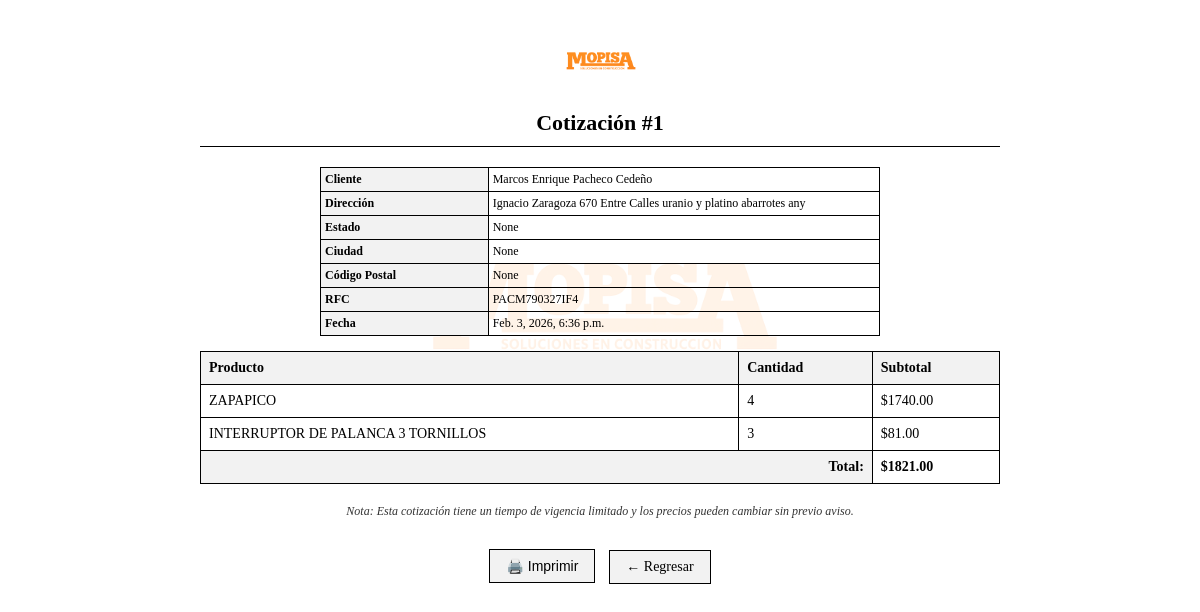
The app's page /cotizacion/1/ with its own data.
### core/models.py (models this page shows, shortened)
class Cotizacion(models.Model):
    cliente = models.ForeignKey(
        Cliente,
        on_delete=models.SET_NULL,
        null=True,
        blank=True,
        related_name="cotizaciones"
    )
    fecha = models.DateTimeField(auto_now_add=True)
    total = models.DecimalField(max_digits=10, decimal_places=2)
    convertida_en_pedido = models.BooleanField(default=False)

class Cliente(models.Model):
    usuario = models.OneToOneField(User, on_delete=models.CASCADE, null=True, blank=True)
    nombre = models.CharField(max_length=200)
    correo = models.EmailField(unique=True)
    telefono = models.CharField(max_length=20, blank=True, null=True)
    direccion = models.TextField(blank=True, null=True)
    estado = models.CharField(max_length=100, blank=True, null=True)
    ciudad = models.CharField(max_length=100, blank=True, null=True)
    codigo_postal = models.CharField(max_length=10, blank=True, null=True)
    rfc = models.CharField(max_length=13, unique=True)
    fecha_registro = models.DateTimeField(auto_now_add=True, null=True, blank=True)

class CotizacionItem(models.Model):
    cotizacion = models.ForeignKey(Cotizacion, related_name="items", on_delete=models.CASCADE)
    producto = models.ForeignKey(Producto, on_delete=models.CASCADE)
    cantidad = models.PositiveIntegerField(default=1)
    subtotal = models.DecimalField(max_digits=12, decimal_places=2)

class Producto(models.Model):
    nombre = models.CharField(max_length=100)
    clave = models.CharField(max_length=50, unique=True)
    descripcion = models.TextField(blank=True, null=True)
    precio = models.DecimalField(max_digits=10, decimal_places=2, null=True, blank=True)
    existencia = models.IntegerField(default=0)
    categoria = models.ForeignKey(Categoria, on_delete=models.CASCADE, related_name="productos")
    marca = models.ForeignKey(Marca, on_delete=models.SET_NULL, null=True, blank=True)
    proveedor = models.ForeignKey(Proveedor, on_delete=models.SET_NULL, null=True, blank=True)
    color = models.CharField(max_length=50, blank=True, null=True)
    departamento = models.CharField(max_length=100, blank=True, null=True)
    imagen = models.ImageField(upload_to="productos/", blank=True, null=True)
    creado = models.DateTimeField(auto_now_add=True)

### core/views.py (the view)
# urls.py: path("cotizacion/<int:cotizacion_id>/", views.detalle_cotizacion, name="detalle_cotizacion"),
def detalle_cotizacion(request, cotizacion_id):
    cotizacion = get_object_or_404(Cotizacion, id=cotizacion_id)
    return render(request, "detalle_cotizacion.html", {"cotizacion": cotizacion})

### core/context_processors.py (called while the page is built)
def carrito_context(request):
    carrito = request.session.get("cotizacion_items", {})
    total_items = sum(carrito.values())
    total_precio = 0
    for producto_id, cantidad in carrito.items():
        try:
            producto = Producto.objects.get(id=producto_id)
            total_precio += producto.precio * cantidad
        except Producto.DoesNotExist:
            continue
    return {
        "carrito_count": total_items,
        "carrito_total": total_precio,
    }

### templates/detalle_cotizacion.html (shortened to what this page needs)
{% load static %}
<!DOCTYPE html>
<html lang="es">
<head>
</head>
<body>
    <div class="cotizacion-print">
        <img src="{% static 'images/logo.png' %}" alt="Marca de agua" class="marca-agua">
        <header class="cotizacion-header">
            <img src="{% static 'images/logo.png' %}" alt="Logo de la empresa" class="logo">
            <h2>Cotización #{{ cotizacion.id }}</h2>
        </header>
        <section class="cotizacion-info">
            <table class="info-table">
                <tr>
                    <th>Cliente</th>
                    <td>{{ cotizacion.cliente.nombre }}</td>
                </tr>
                <tr>
                    <th>Dirección</th>
                    <td>{{ cotizacion.cliente.direccion }}</td>
                </tr>
                <tr>
                    <th>Estado</th>
                    <td>{{ cotizacion.cliente.estado }}</td>
                </tr>
                <tr>
                    <th>Ciudad</th>
                    <td>{{ cotizacion.cliente.ciudad }}</td>
                </tr>
                <tr>
                    <th>Código Postal</th>
                    <td>{{ cotizacion.cliente.codigo_postal }}</td>
                </tr>
                <tr>
                    <th>RFC</th>
                    <td>{{ cotizacion.cliente.rfc }}</td>
                </tr>
                <tr>
                    <th>Fecha</th>
                    <td>{{ cotizacion.fecha }}</td>
                </tr>
            </table>
        </section>
        <section class="cotizacion-items">
            <table class="table">
                <thead>
                    <tr>
                        <th>Producto</th>
                        <th>Cantidad</th>
                        <th>Subtotal</th>
                    </tr>
                </thead>
                <tbody>
                    {% for item in cotizacion.items.all %}
                    <tr>
                        <td>{{ item.producto.nombre }}</td>
                        <td>{{ item.cantidad }}</td>
                        <td>${{ item.subtotal }}</td>
                    </tr>
                    {% endfor %}
                </tbody>
                <tfoot>
                    <tr>
                        <th colspan="2" style="text-align:right;">Total:</th>
                        <td><strong>${{ cotizacion.total }}</strong></td>
                    </tr>
                </tfoot>
            </table>
        </section>
        <div class="cotizacion-nota">
            <p>Nota: Esta cotización tiene un tiempo de vigencia limitado y los precios pueden cambiar sin previo aviso.</p>
        </div>
        <footer class="cotizacion-footer">
            <button onclick="window.print()" class="btn-print">🖨️ Imprimir</button>
            <a href="{% url 'cotizaciones_cliente' %}" class="btn-print">← Regresar</a>
        </footer>
    </div>
</body>
</html>

### templates/detalle_cotizacion.html (style rules this page uses)
body { background: #fff; font-family: "Times New Roman", Georgia, serif; color: #000; margin: 0; padding: 20px; }
.cotizacion-print { max-width: 800px; margin: 0 auto; position: relative; }
.marca-agua { position: absolute; top: 50%; left: 50%; width: 400px; opacity: 0.1; transform: translate(-50%, -50%); z-index: -1; }
.cotizacion-header { text-align: center; margin-bottom: 20px; border-bottom: 1px solid #000; padding-bottom: 10px; }
.cotizacion-header img.logo { max-height: 80px; display: block; margin: 0 auto 10px auto; }
.cotizacion-header h2 { font-size: 22px; margin: 0; }
.cotizacion-info { margin-bottom: 15px; font-size: 12px; }
.info-table { width: 70%; border-collapse: collapse; margin: 0 auto; font-size: 12px; }
.info-table th, .info-table td { border: 1px solid #000; padding: 4px; text-align: left; }
.info-table th { background-color: #f2f2f2; font-weight: bold; width: 30%; }
.table { width: 100%; border-collapse: collapse; margin-top: 15px; font-size: 14px; }
.table th, .table td { border: 1px solid #000; padding: 8px; text-align: left; }
.table th { background-color: #f2f2f2; font-weight: bold; }
.cotizacion-nota { margin-top: 20px; font-size: 12px; font-style: italic; color: #333; text-align: center; }
.cotizacion-footer { text-align: center; margin-top: 30px; }
.btn-print { display: inline-block; padding: 8px 16px; border: 1px solid #000; background: #f2f2f2; color: #000; text-decoration: none; font-size: 14px; cursor: pointer; margin: 0 5px; }

### records on screen
Cotizacion: id "1", cliente.nombre "Marcos Enrique Pacheco Cedeño", cliente.direccion "Ignacio Zaragoza 670 Entre Calles uranio y platino abarrotes any", cliente.estado "None", cliente.ciudad "None", cliente.codigo_postal "None", cliente.rfc "PACM790327IF4", fecha "Feb. 3, 2026, 6:36 p.m.", total "1821.00"
CotizacionItem: producto.nombre "ZAPAPICO", cantidad "4", subtotal "1740.00"
CotizacionItem: producto.nombre "INTERRUPTOR DE PALANCA 3 TORNILLOS", cantidad "3", subtotal "81.00"
